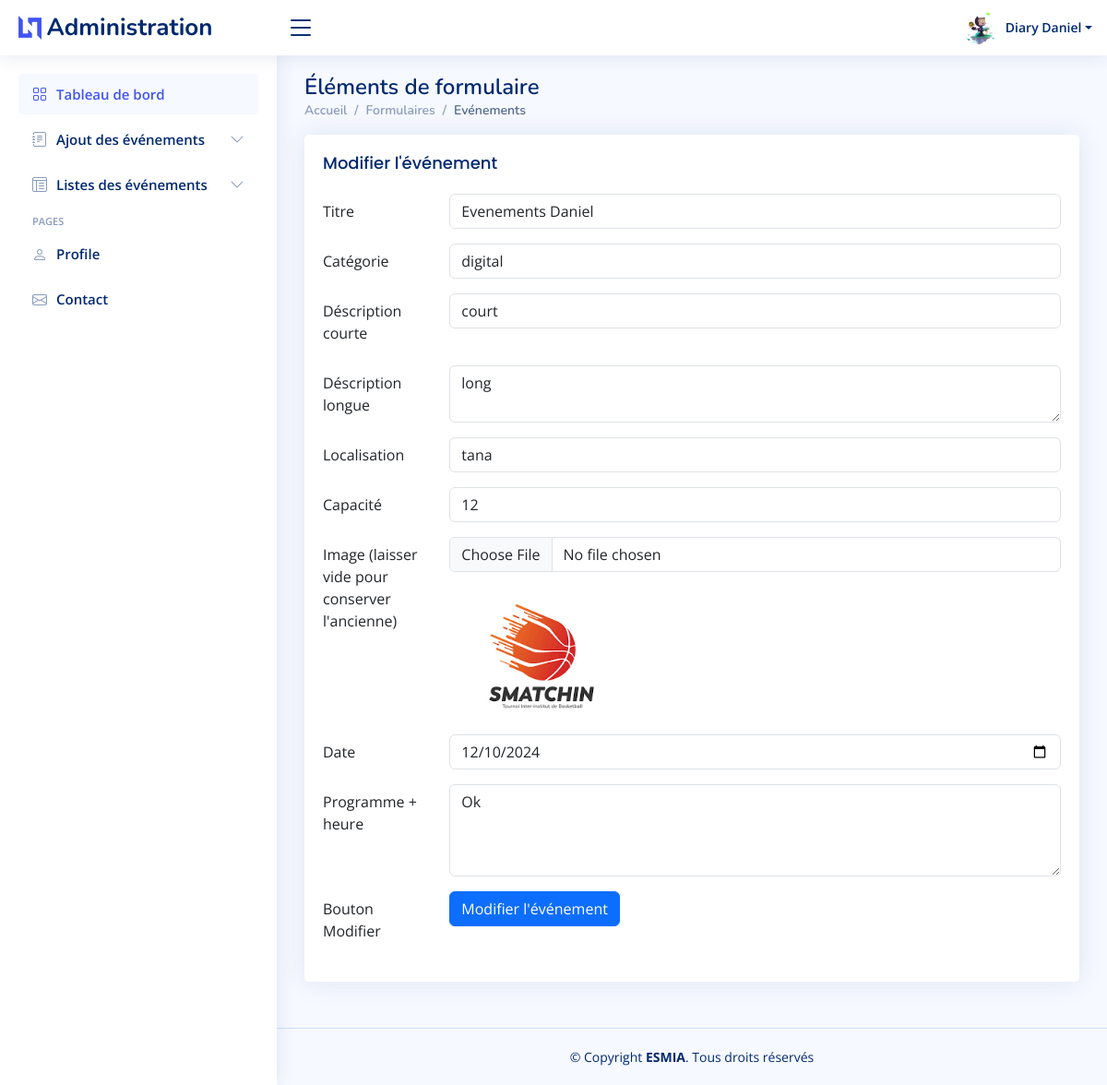
Screenshot of /administration/edit-event/5/ (signed in) with the database file from the repository.
### app/models.py (models this page shows, shortened)
class Event(models.Model):
    user = models.ForeignKey(User, on_delete=models.CASCADE, related_name='events')
    category = models.CharField(max_length=100)
    title = models.CharField(max_length=100)
    description_court = models.TextField()
    description_longue = models.TextField()
    location = models.CharField(max_length=200)
    date = models.DateField()
    capacity = models.IntegerField()
    program = models.TextField()
    image = models.ImageField(upload_to='Evenements/')

### app/views.py (the view, shortened to what this page needs)
# urls.py: path('administration/edit-event/<int:event_id>/', edit_event, name='edit_event'),
@login_required
def edit_event(request, event_id):
    event = get_object_or_404(Event, id=event_id)
    return render(request, 'admin/layouts/edit_event.html', {'event': event})

### app/templates/admin/layouts/edit_event.html (shortened to what this page needs)
{% include 'layouts/admin/head_admin.html' %}
<body>
  {% include 'layouts/admin/header_admin.html' %}
  {% include 'layouts/admin/sidebar_admin.html' %}
  <main id="main" class="main">
    <div class="pagetitle">
        <h1>Éléments de formulaire</h1>
        <nav>
            <ol class="breadcrumb">
                <li class="breadcrumb-item"><a href="{% url 'administration'%}">Accueil</a></li>
                <li class="breadcrumb-item">Formulaires</li>
                <li class="breadcrumb-item active">Evénements</li>
            </ol>
        </nav>
    </div>
    <section class="section">
    <div class="row">
        <div class="col-lg-12">
            <div class="card">
                <div class="card-body">
                    <h5 class="card-title">Modifier l'événement</h5>
                    <form method="POST" enctype="multipart/form-data">
                        <div class="row mb-3">
                            <label for="title" class="col-sm-2 col-form-label">Titre</label>
                            <div class="col-sm-10">
                                <input type="text" name="title" class="form-control" value="{{ event.title }}" required>
                            </div>
                        </div>
                        <div class="row mb-3">
                            <label for="category" class="col-sm-2 col-form-label">Catégorie</label>
                            <div class="col-sm-10">
                                <input type="text" name="category" class="form-control" value="{{ event.category }}" required>
                            </div>
                        </div>
                        <div class="row mb-3">
                            <label for="description_court" class="col-sm-2 col-form-label">Déscription courte</label>
                            <div class="col-sm-10">
                                <input type="text" name="description_court" class="form-control" value="{{ event.description_court }}" required>
                            </div>
                        </div>
                        <div class="row mb-3">
                            <label for="description_longue" class="col-sm-2 col-form-label">Déscription longue</label>
                            <div class="col-sm-10">
                                <textarea name="description_longue" class="form-control" required>{{ event.description_longue }}</textarea>
                            </div>
                        </div>
                        <div class="row mb-3">
                            <label for="location" class="col-sm-2 col-form-label">Localisation</label>
                            <div class="col-sm-10">
                                <input type="text" name="location" class="form-control" value="{{ event.location }}" required>
                            </div>
                        </div>
                        <div class="row mb-3">
                            <label for="capacity" class="col-sm-2 col-form-label">Capacité</label>
                            <div class="col-sm-10">
                                <input type="number" name="capacity" class="form-control" value="{{ event.capacity }}" required>
                            </div>
                        </div>
                        <div class="row mb-3">
                            <label for="image" class="col-sm-2 col-form-label">Image (laisser vide pour conserver l'ancienne)</label>
                            <div class="col-sm-10">
                                <input class="form-control" type="file" name="image" id="formFile">
                                {% if event.image %}
                                    <img src="{{ event.image.url }}" alt="Image de l'événement" style="max-width: 200px; margin-top: 10px;">
                                {% endif %}
                            </div>
                        </div>
                        <div class="row mb-3">
                            <label for="date" class="col-sm-2 col-form-label">Date</label>
                            <div class="col-sm-10">
                                <input type="date" name="date" class="form-control" value="{{ event.date|date:'Y-m-d' }}" required>
                            </div>
                        </div>
                        <div class="row mb-3">
                            <label for="program" class="col-sm-2 col-form-label">Programme + heure</label>
                            <div class="col-sm-10">
                                <textarea name="program" class="form-control" style="height: 100px" required>{{ event.program }}</textarea>
                            </div>
                        </div>
                        <div class="row mb-3">
                            <label class="col-sm-2 col-form-label">Bouton Modifier</label>
                            <div class="col-sm-10">
                                <button type="submit" class="btn btn-primary">Modifier l'événement</button>
                            </div>
                        </div>
                    </form>
                </div>
            </div>
        </div>
    </div>
</section>
  </main>
  {% include 'layouts/admin/footer_admin.html' %}
</body>
</html>

### app/templates/layouts/admin/header_admin.html (shortened to what this page needs)
  <header id="header" class="header fixed-top d-flex align-items-center">
    <div class="d-flex align-items-center justify-content-between">
      <a href="#" class="logo d-flex align-items-center">
        {%load static %}
        <img src="{% static 'assets/img/logo.png'%}" alt="">
        <span class="d-none d-lg-block">Administration</span>
      </a>
      <i class="bi bi-list toggle-sidebar-btn"></i>
    </div>
    <nav class="header-nav ms-auto">
  <ul class="d-flex align-items-center">
    <li class="nav-item dropdown pe-3">
      <a class="nav-link nav-profile d-flex align-items-center pe-0" href="#" data-bs-toggle="dropdown">
        {% load static %}
        <img src="{% if user.profile.image %}{{ user.profile.image.url }}{% else %}{% static 'assets2/img/images.jpg' %}{% endif %}" alt="Profile" class="rounded-circle">
        <span class="d-none d-md-block dropdown-toggle ps-2">{{ user.first_name }} {{ user.last_name }}</span>
      </a>
    </li>
  </ul>
</nav>
  </header>

### app/static/assets2/css/style.css (style rules this page uses)
:root { scroll-behavior: smooth; }
body { font-family: "Open Sans", sans-serif; background: #f6f9ff; color: #444444; }
a { color: #4154f1; text-decoration: none; }
h1, h2, h3, h4, h5, h6 { font-family: "Nunito", sans-serif; }
#main { margin-top: 60px; padding: 20px 30px; transition: all 0.3s; }
.pagetitle { margin-bottom: 10px; }
.pagetitle h1 { font-size: 24px; margin-bottom: 0; font-weight: 600; color: #012970; }
.card { margin-bottom: 30px; border: none; border-radius: 5px; box-shadow: 0px 0 30px rgba(1, 41, 112, 0.1); }
.card-title { padding: 20px 0 15px 0; font-size: 18px; font-weight: 500; color: #012970; font-family: "Poppins", sans-serif; }
.card-body { padding: 0 20px 20px 20px; }
.breadcrumb { font-size: 14px; font-family: "Nunito", sans-serif; color: #899bbd; font-weight: 600; }
.breadcrumb a { color: #899bbd; transition: 0.3s; }
.breadcrumb .breadcrumb-item::before { color: #899bbd; }
.breadcrumb .active { color: #51678f; font-weight: 600; }
.logo { line-height: 1; }
@media (min-width: 1200px) { .logo { width: 280px; } }
.logo img { max-height: 26px; margin-right: 6px; }
.logo span { font-size: 26px; font-weight: 700; color: #012970; font-family: "Nunito", sans-serif; }
.header { transition: all 0.5s; z-index: 997; height: 60px; box-shadow: 0px 2px 20px rgba(1, 41, 112, 0.1); background-color: #fff; padding-left: 20px; }
.header .toggle-sidebar-btn { font-size: 32px; padding-left: 10px; cursor: pointer; color: #012970; }
.header-nav ul { list-style: none; }
.header-nav>ul { margin: 0; padding: 0; }
.header-nav .nav-profile { color: #012970; }
.header-nav .nav-profile img { max-height: 36px; }
.header-nav .nav-profile span { font-size: 14px; font-weight: 600; }
@media (min-width: 1200px) { #main, #footer { margin-left: 300px; } }

### rows the page displays
Event: title "Evenements Daniel", category "digital", description_court "court", description_longue "long", location "tana", capacity "12", image (picture), date "12/10/2024", program "Ok"

### other values shown
{{ user.first_name }} "Diary"
{{ user.last_name }} "Daniel"
